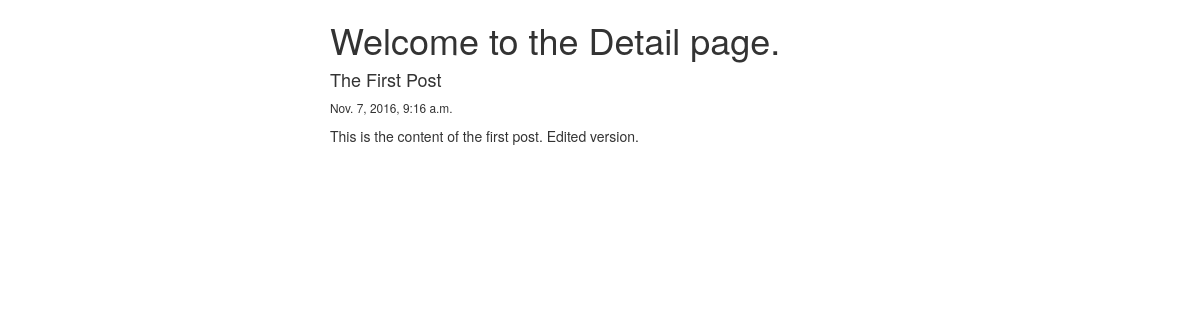
The app's page /posts/1/ with its own data.
### posts/models.py (models this page shows, shortened)
class Post(models.Model):
    title = models.CharField(max_length=120)
    content = models.TextField()
    updated = models.DateTimeField(auto_now=True, auto_now_add=False)
    timestamp = models.DateTimeField(auto_now=False, auto_now_add=True)

### posts/views.py (the view)
# urls.py: url(r'^(?P<id>\d+)/$', post_detail, name='detail'),
def post_detail(request, id=None):
    instance = get_object_or_404(Post, id=id)
    context = {
        'title': 'Detail',
        'detail_list': instance,
    }
    return render(request, 'post_detail.html', context)

### templates/post_detail.html (shortened to what this page needs)
{% extends "base.html" %}
{% block content %}
    <div class="col-sm-6 col-sm-offset-3">
        <h1>Welcome to the {{ title }} page.</h1>
        <h4>{{ detail_list.title }}</h4>
        <small>{{ detail_list.timestamp }}</small>
        <p>{{ detail_list.content|linebreaks }}</p>
    </div>
{% endblock %}

### static/css/base.css (style rules this page uses)
h1 { color: #777777; }

### records on screen
Post: title "The First Post", timestamp "Nov. 7, 2016, 9:16 a.m.", content "This is the content of the first post. Edited version."

### other values on screen
{{ title }} "Detail"
